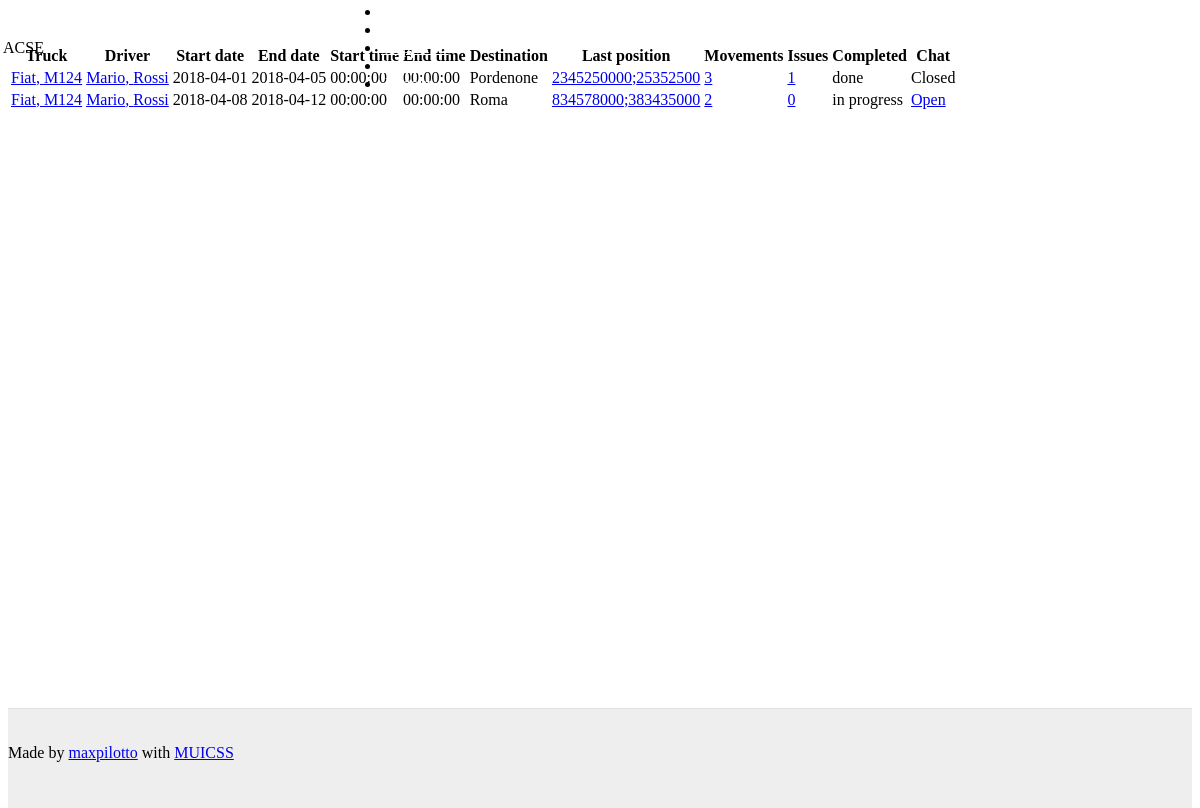
The page /site/shipments.php (signed in) on the database its author committed.
### tables this page shows
CREATE TABLE `shipments` (
  `id` int(11) NOT NULL,
  `truck` int(11) DEFAULT NULL,
  `driver` int(11) DEFAULT NULL,
  `startDate` date DEFAULT NULL,
  `endDate` date DEFAULT NULL COMMENT 'This is not the actual end date but an estimated date',
  `startTime` time NOT NULL,
  `endTime` time NOT NULL COMMENT 'This is not the actual end time but an estimated time',
  `destination` varchar(20) DEFAULT NULL,
  `company` int(11) DEFAULT NULL,
  `status` int(11) DEFAULT '4' COMMENT 'This is set by the operator'
);

CREATE TABLE `trucks` (
  `id` int(11) NOT NULL,
  `brand` varchar(20) DEFAULT NULL,
  `model` varchar(20) DEFAULT NULL,
  `containerSize` int(11) DEFAULT NULL,
  `licensePlate` varchar(20) DEFAULT NULL,
  `company` int(11) DEFAULT NULL
);

CREATE TABLE `drivers` (
  `id` int(11) NOT NULL,
  `name` varchar(30) DEFAULT NULL,
  `surname` varchar(30) DEFAULT NULL,
  `company` int(11) DEFAULT NULL,
  `account` int(11) DEFAULT NULL
);

CREATE TABLE `movements` (
  `id` int(11) NOT NULL,
  `movDate` date DEFAULT NULL,
  `movTime` time NOT NULL,
  `latitude` float DEFAULT NULL,
  `longitude` float DEFAULT NULL,
  `speed` float DEFAULT NULL,
  `shipment` int(11) DEFAULT NULL
);

CREATE TABLE `shipmentstatuses` (
  `id` int(11) NOT NULL,
  `name` varchar(20) DEFAULT NULL,
  `description` varchar(100) DEFAULT NULL
);

### site/shipments.php (the view, shortened to what this page needs)
<html>
<?php
	echo file_get_contents("defaultHead.html");
	include_once("connection.php");
?>
<body>
	<?php
		include("defaultHeader.php");
	?>
    <div id="content-wrapper" class="mui--text-center">
        <br />
        <br />
        <div class="mui-container">
			<?php
				$result = mysqli_query($conn,"SELECT * FROM shipments WHERE company = $_SESSION[company]");
				echo "
				<table class='mui-table mui-table--bordered'>
					<thead>
						<tr>
							<th>Truck</th>
							<th>Driver</th>
							<th>Start date</th>
							<th>End date</th>
							<th>Start time</th>
							<th>End time</th>
							<th>Destination</th>
							<th>Last position</th>
							<th>Movements</th>
							<th>Issues</th>
							<th>Completed</th>
							<th>Chat</th>
						</tr>
					</thead>
					<tbody>";
				foreach ($result as $row){
					$driver = mysqli_fetch_assoc(mysqli_query($conn,"SELECT * FROM drivers WHERE id = $row[driver]"));
					$truck = mysqli_fetch_assoc(mysqli_query($conn,"SELECT * FROM trucks WHERE id = $row[truck]"));
					$movements = mysqli_query($conn,"SELECT * FROM movements WHERE shipment = $row[id] ORDER BY movDate DESC");
					$issues = mysqli_query($conn,"SELECT * FROM issues WHERE shipment = $row[id]");
					$lastMovement = mysqli_fetch_assoc($movements);
					$lastPosition = "<a href='https://maps.google.com/?q=$lastMovement[latitude],$lastMovement[longitude]'>$lastMovement[latitude];$lastMovement[longitude]</a>";
					$status = mysqli_fetch_assoc(mysqli_query($conn,"SELECT * FROM shipmentstatuses WHERE id = $row[status]"));
					echo "<tr>";
					echo "<td><a href='trucks.php?id=$truck[id]'>$truck[brand], $truck[model]</a></td>";
					echo "<td><a href='drivers.php?id=$driver[id]'>$driver[name], $driver[surname]</a></td>";
					echo "<td>$row[startDate]</td>";
					echo "<td>$row[endDate]</td>";
					echo "<td>$row[startTime]</td>";
					echo "<td>$row[endTime]</td>";
					echo "<td>$row[destination]</td>";
					echo "<td>".$lastPosition."</td>";
					echo "<td><a href='movements.php?id=$row[id]'>".mysqli_num_rows($movements)."</a></td>";
					echo "<td><a href='issues.php?id=$row[id]'>".mysqli_num_rows($issues)."</a></td>";
					echo "<td>$status[name]</td>";
					if ($row["status"] != "1"){
						echo "<td><a href='chat.php?id=$row[id]'>Open</a></td>";
					}else{
						echo "<td>Closed</td>";
					}
					echo "</tr>";
				}
				echo "</tbody>
            		</table>";
			?>
        </div>
    </div>
	<?php
		echo file_get_contents("defaultFooter.html");
	?>
</body>
</html>

### site/defaultHeader.php (shortened to what this page needs)
<header class="mui-appbar mui--z1">
	<div class="mui-container">
		<table>
			<tr class="mui--appbar-height">
				<?php
				if (isset($_SESSION["logged"])){
					if ($_SESSION["userType"] == 'm'){
						echo "<td class='mui--text-title'>ACME Dashboard</td>";
					}else{
						echo "<td class='mui--text-title'>$_SESSION[companyName]</td>";
					}
				}else{
					echo "<td class='mui--text-title'>ACME</td>";
				}
				?>
				<td class="mui--text-right">
					<ul class="mui-list--inline mui--text-body2">
						<?php
						if (isset($_SESSION["logged"])){
							echo '<li><a href="trucks.php">Trucks</a></li>';
							echo '<li><a href="drivers.php">Drivers</a></li>';
							echo '<li><a href="shipments.php">Shipments</a></li>';
							echo '<li><a href="issues.php">Issues</a></li>';
							echo '<li><a href="logout.php"><i class="fa" aria-hidden="true"></i> Logout</a></li>';
						}else{
							echo '<li><a href="loginForm.php"><i class="fa" aria-hidden="true"></i> Login</a></li>';
						}
						?>
					</ul>
				</td>
			</tr>
		</table>
	</div>
</header>

### rows shown on the page
shipments: truck.brand "Fiat", truck.model "M124", driver.name "Mario", driver.surname "Rossi", startDate "2018-04-01", endDate "2018-04-05", startTime "00:00:00", endTime "00:00:00", destination "Pordenone", movements.latitude "2345250000", movements.longitude "25352500", mysqli_num_rows($movements) "3", mysqli_num_rows($issues) "1", status.name "done", shows "Closed"
shipments: truck.brand "Fiat", truck.model "M124", driver.name "Mario", driver.surname "Rossi", startDate "2018-04-08", endDate "2018-04-12", startTime "00:00:00", endTime "00:00:00", destination "Roma", movements.latitude "834578000", movements.longitude "383435000", mysqli_num_rows($movements) "2", mysqli_num_rows($issues) "0", status.name "in progress"

### other values the page prints
$_SESSION[companyName] "ACSE"
file_get_contents("defaultFooter.html") "Made by maxpilotto with MUICSS"
